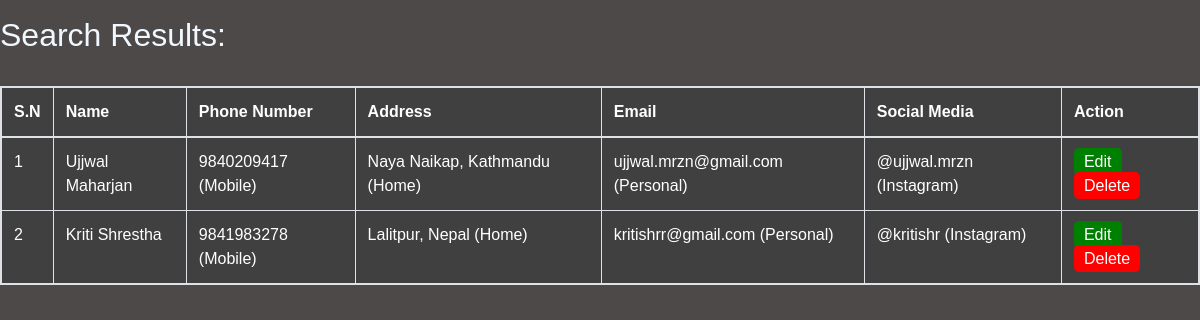
The page /all/ on the database as committed earlier.
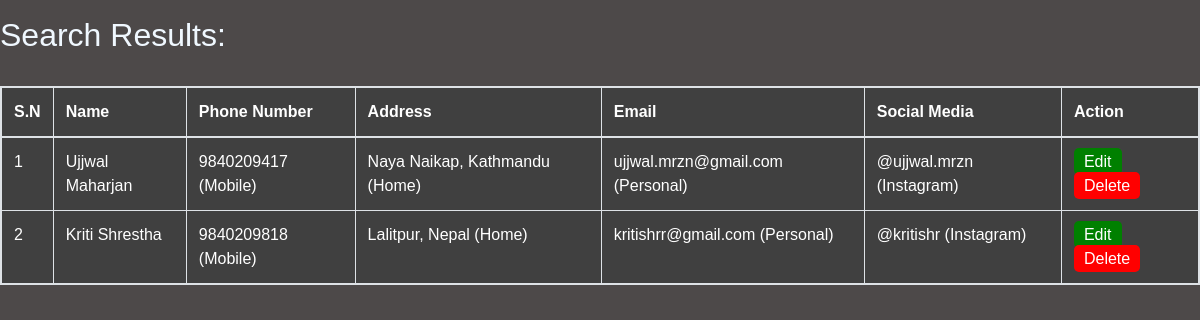
The same page on the database as committed later.
### accounts/models.py (models this page shows, shortened)
class Person(models.Model):
    id = models.AutoField(primary_key=True)
    first_name = models.CharField(max_length=20 , null=True)
    last_name = models.CharField(max_length=15 , null=True)
    phone = models.ForeignKey(Phone, null=True , on_delete= models.SET_NULL)
    address = models.ForeignKey(Address, null=True , on_delete= models.SET_NULL)
    email = models.ForeignKey(Email, null=True , on_delete= models.SET_NULL)
    media = models.ForeignKey(SocialMedia, null=True , on_delete= models.SET_NULL)

class Phone(models.Model):
    TYPE = (
        ('Home' , 'Home'),
        ('Mobile' , 'Mobile'),
        ('Office' , 'Office'),
        ('College' , 'College'),
    )
    Number = models.IntegerField( null=True )
    Number_type = models.CharField(max_length=200 , null=True , choices=TYPE )

class Address(models.Model):
    TYPE = (
        ('Home' , 'Home'),
        ('Office' , 'Office'),
        ('College' , 'College')
    )
    Address = models.CharField(max_length=200 , null=True)
    Address_type= models.CharField(max_length=200 , null=True , choices=TYPE )
    def __str__(self):
        return str(self.Address)

class Email(models.Model):
    TYPE = (
        ('Home' , 'Home'),
        ('Personal' , 'Personal'),
        ('Office' , 'Office'),
        ('College' , 'College')
    )
    email = models.CharField(max_length=200 , null=True)
    email_type = models.CharField(max_length=200 , null=True , choices=TYPE )

class SocialMedia(models.Model):
    APP = (
        ('Facebook' , 'Facebook'),
        ('Instagram' , 'Instagram'),
        ('Twitter' , 'Twitter'),
        ('Linkdin' , 'Linkdlin'),
        ('Snapchat' , 'Snapchat'),
        ('WeChat' , 'WeChat'),
        ('Discord' , 'Discord'),
    )
    User_Name = models.CharField(max_length=200 , null=True)
    Linked_App = models.CharField(max_length=200 , null=True , choices=APP )

### accounts/views.py (the view)
# urls.py: path('all/', views.all),
def all(request):
    per = Person.objects.all()
    return render(request, 'accounts/all.html' , {'per' : per})

### accounts/templates/accounts/all.html (shortened to what this page needs)
{% extends 'accounts/search.html' %}
{% block content %}
<div class="cointainer my-3">
    <h2>Search Results:</h2>
<br>
        <div class="table table-bordered">
            <table>
                    <thead-light>
                    <tr>
                        <th scope="col">S.N</th>
                        <th scope="col">Name</th>
                        <th scope="col">Phone Number</th>
                        <th scope="col">Address</th>
                        <th scope="col">Email</th>
                        <th scope="col">Social Media</th>
                        <th scope="col">Action</th>
                    </tr>
                <tbody>
                    {% for person in per %}
                    <tr>
                        <td>
                            {{ forloop.counter }}
                        </td>
                        <td>
                            {% if person.first_name and person.last_name %}
                                {{ person.first_name }} {{ person.last_name }}
                            {% else %}
                               Not Available
                            {% endif %}
                        </td>
                        <td>
                            {% if person.phone.Number and person.phone.Number_type %}
                                {{ person.phone.Number }} ({{ person.phone.Number_type }})
                            {% else %}
                               Not Available
                            {% endif %}
                        </td>
                        <td>
                            {% if person.address and person.address.Address_type %}
                                {{ person.address }} ({{ person.address.Address_type}})
                            {% else %}
                               Not Available
                            {% endif %}
                        </td>
                        <td>
                            {% if person.email.email and person.email.email_type %}
                                {{ person.email.email }} ({{ person.email.email_type }})
                            {% else %}
                               Not Available
                            {% endif %}
                        </td>
                        <td>
                            {% if person.media.User_Name and person.media.Linked_App %}
                                @{{ person.media.User_Name }} ({{ person.media.Linked_App}})
                            {% else %}
                               Not Available
                            {% endif %}
                        </td>
                        <td><a href="{%url 'edit' person.id %}" style="background-color: green; color:
                        white; text-decoration: none; padding: 5px 10px; border-radius: 5px;">Edit</a>
                        <a href="{%url 'delete' person.id%}" style="background-color: red;
                        color: white; text-decoration: none; padding: 5px 10px; border-radius: 5px;">Delete</a></td>
                    </tr>
                    {% empty %}
                    <tr>
                        <td colspan="7" >No records found.</td>
                    </tr>
                    {% endfor %}
                </tbody>
            </table>
        </div>
    </div>
{% endblock %}

Rows that differ between the two databases and show on the page:
changed through a linked row, Person "Kriti": phone.Number "9841983278" → "9840209818"
